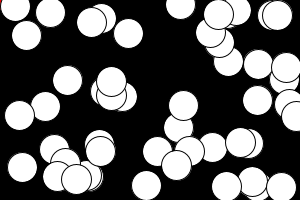
Frame 1 (no input)
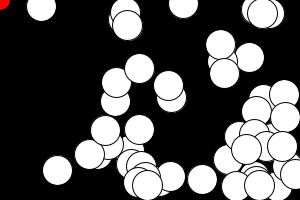
Frame 60 (the mouse pressed at the canvas centre just before this capture)
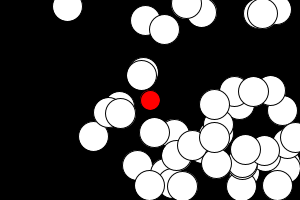
Frame 120 (the mouse held since frame 60 and released just before this capture)

The Processing sketch that drew these frames (run headless with seeded random() and noise(); from frame 60 on, the mouse is pressed at the canvas centre):

// Processing sketch: RemoveHitObject
// ── RemoveHitObject.pde
// sketch by kfrajer modified by jeremydouglass -- 2017-04-14
// https://forum.processing.org/two/discussion/21826/removing-an-object-once-it-has-been-hit-by-a-bullet

ArrayList<Aesteroid> aesteroidBelt;
int n=50;
float xSpeed = random(0.6, 2.5);
float ySpeed = random(0.6, 2.5);
float x = random(1, 590);
float y = random(1, 390);

void setup() {
  size(300, 200);
  ellipseMode(RADIUS);
  noCursor();
  aesteroidBelt = new ArrayList<Aesteroid>();
  // create
  for (int i=0; i<n; i++) {
    aesteroidBelt.add(new Aesteroid(color(255), 
      new PVector(random(width), random(height)), 
      new PVector(random(xSpeed), random(ySpeed))));
  }
}

void draw() {
  background(0);
  // draw mouse
  fill(255, 0, 0);
  ellipse(mouseX, mouseY, 10, 10);
  fill(255);
  // remove if touched
  for (int i = aesteroidBelt.size() - 1; i >= 0; i--) {
    if (aesteroidBelt.get(i).touched(mouseX, mouseY)) {
      aesteroidBelt.remove(aesteroidBelt.get(i));
    }
  }
  // move and draw
  for (Aesteroid ast : aesteroidBelt) {
    ast.update();
    ast.display();
  }
}

class Aesteroid {
  PVector loc;
  PVector vel;
  color c;
  int radius;
  Aesteroid(color tempC, PVector loc1, PVector vel1) {
    c = tempC;
    loc = loc1;
    vel = vel1;
    radius=15;
  }
  void display() {
    stroke(0);
    fill(c);    
    ellipse(loc.x, loc.y, radius, radius);
  }
  void update() {
    loc.add(vel);
    checkBoundaries();
  }
  // check wall bounce
  void checkBoundaries() {
    if ((loc.x >width-radius) || (loc.x < 0+radius)) {
      vel.x = vel.x * -1;
    }
    if ((loc.y > height-radius) || (loc.y < 0+radius)) {
      vel.y = vel.y * -1;
    }
  }
  // check if touched
  boolean touched(int x, int y) {
    if (dist(loc.x, loc.y, x, y) < radius) {
      return true;
    }
    return false;
  }
}
